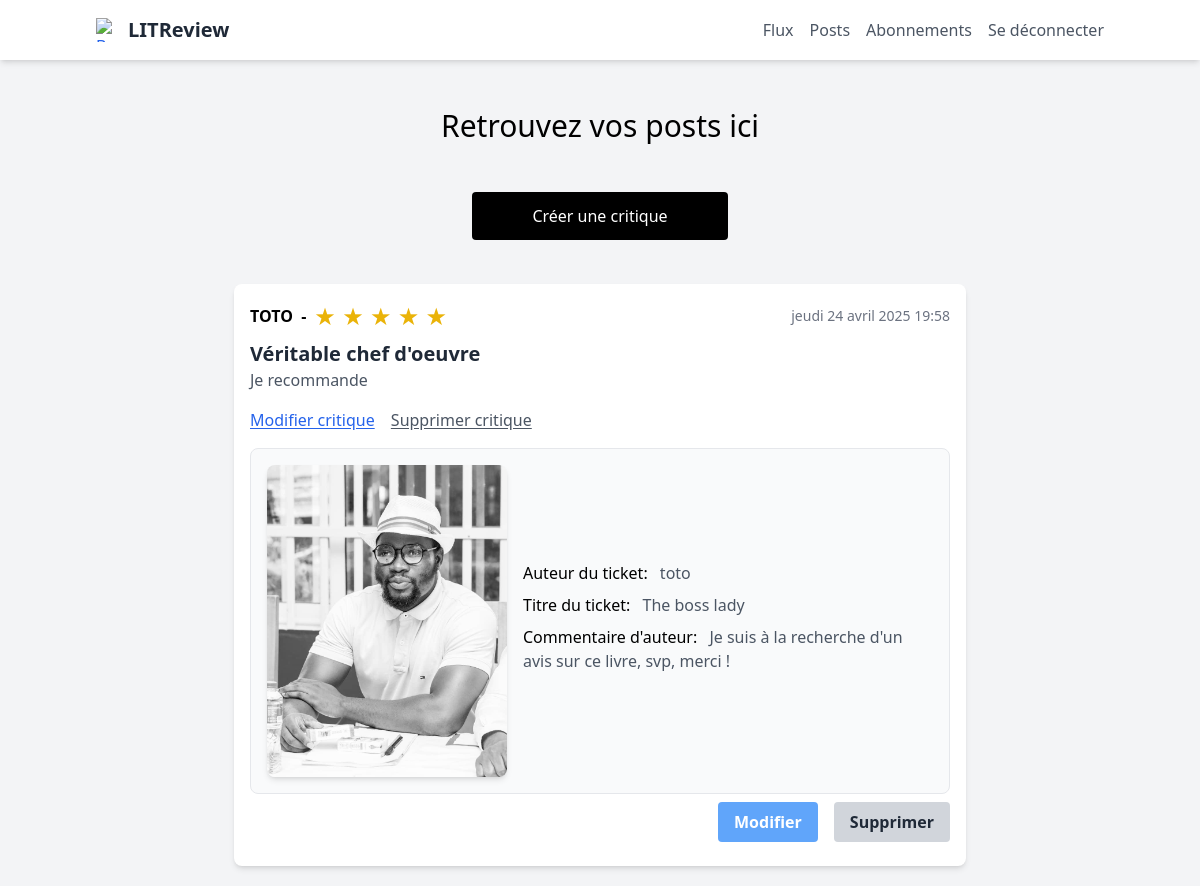
The app's page /posts/ (signed in), older data.
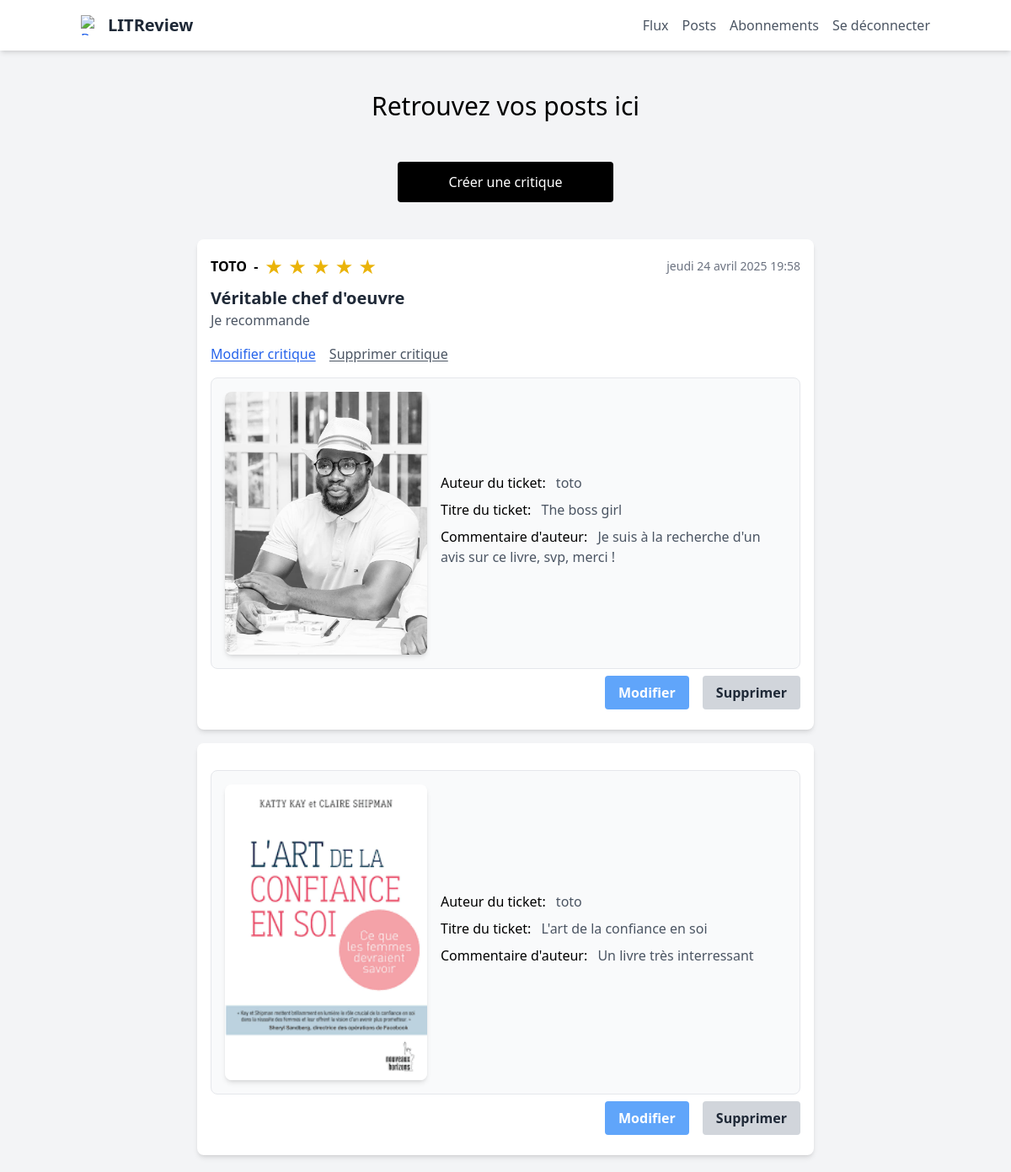
The same page, newer data.
### review/models.py (models this page shows)
class Review(models.Model):
    ticket = models.ForeignKey(Ticket, on_delete=models.CASCADE, related_name='reviews')
    rating = models.PositiveSmallIntegerField(validators=[MinValueValidator(0), MaxValueValidator(5)])
    user = models.ForeignKey(settings.AUTH_USER_MODEL, on_delete=models.CASCADE)
    headline = models.CharField(max_length=128)
    body = models.TextField(max_length=8192, blank=True)
    time_created = models.DateTimeField(auto_now_add=True)

### authentication/models.py (models this page shows)
class User(AbstractUser):
    ROLE_CHOICES = (
        ('user', 'Utilisateur'),
        ('admin', 'Administrateur'),
    )
    role = models.CharField(max_length=10, choices=ROLE_CHOICES, default='user', verbose_name='Rôle')

### ticket/models.py (models this page shows)
class Ticket(models.Model):
    photo = models.ForeignKey(Photo, null=True, on_delete=models.SET_NULL, blank=True)
    title = models.CharField(max_length=128)
    content = models.CharField(max_length=5000)
    author = models.ForeignKey(settings.AUTH_USER_MODEL, on_delete=models.CASCADE)
    time_created = models.DateTimeField(auto_now_add=True)
    starred = models.BooleanField(default=False)
    delete = models.BooleanField(default=False)

class Photo(models.Model):
    image = models.ImageField()
    uploader = models.ForeignKey(settings.AUTH_USER_MODEL, on_delete=models.CASCADE)
    time_created = models.DateTimeField(auto_now_add=True)

### ticket/views.py (the view)
# urls.py: path('posts/', ticket.views.posts, name='posts'),
@login_required
def posts(request):
    tickets = models.Ticket.objects.filter(author=request.user,delete=False)
    context = {'tickets': tickets}
    return render(request, 'ticket/posts.html', context)

### ticket/templates/ticket/posts.html (shortened to what this page needs)
{% extends 'base.html' %}
{% load static %}
{% block content %}
<div class="px-28 bg-gray-100">
    <p class="text-3xl py-12 flex justify-center">Retrouvez vos posts ici</p>
    <div class="flex justify-center space-x-4 gap-8 mb-6">
        <a href="{% url 'create-ticket' %}">
            <button class="px-6 py-3 w-64 rounded text-white bg-black">
                Créer une critique
            </button>
        </a>
    </div>
    {% if message != None %}
    <p class="message">{{ message }}</p>
{% else %}
    <div class="ticket-section flex flex-wrap justify-center gap-4 py-5">
        {% for ticket in tickets %}
            <div class="bg-white shadow-md rounded-lg p-4 md:w-3/4">
                {% if ticket.reviews.all %}
                    {% for review in ticket.reviews.all %}
                        <div class="review_section">
                            <div class="md:flex justify-between items-center mb-2">
                                <div class="md:flex items-center">
                                    <span class="text-1xl font-bold mr-2 uppercase">{{ review.user.username }} &nbsp;-</span>
                                    <span class="text-yellow-500 mr-2 text-2xl">
                                        {% for i in "12345" %}
                                            {% if forloop.counter <= review.rating %}
                                                ★
                                            {% else %}
                                                <span class="text-gray-300">★</span>
                                            {% endif %}
                                        {% endfor %}
                                    </span>
                                </div>
                                <span class="text-gray-500 text-sm">
                                    {{ review.time_created|date:"l j F Y H:i" }}
                                </span>
                            </div>
                            <div class="review_body">
                                <div class="part1">
                                    <h2 class="text-xl font-bold text-gray-800">{{ review.headline }}</h2>
                                    <p class="text-gray-600 mb-4">{{ review.body }}</p>
                                </div>
                                {% if review.user == user %}
                                    <div class="part2 my-2">
                                        <a class="update" href="{% url 'update-review' ticket.id review.id %}">
                                            <button class="text-blue-600 underline underline-offset-2 font-medium rounded mr-3">
                                                Modifier critique
                                            </button>
                                        </a>
                                        <form method="POST" action="{% url 'review_delete' ticket.id %}" style="display:inline;">
                                            <button type="submit" class="text-gray-600 font-medium underline underline-offset-2 rounded">
                                                Supprimer critique
                                            </button>
                                        </form>
                                    </div>
                                {% endif %}
                            </div>
                        </div>
                    {% endfor %}
                {% endif %}
                <div class="md:flex items-center border rounded-lg p-4 bg-gray-50 space-x-4 w-100 mt-4">
                    <img src="{{ ticket.photo.image.url }}" alt="Ticket image" class="w-60 h-auto rounded-lg shadow-md">
                    <div>
                        <div class="mb-2">
                            <span class="font-medium mr-2">Auteur du ticket:</span>
                            <span class="text-gray-600">{{ ticket.author }}</span>
                        </div>
                        <div class="mb-2">
                            <span class="font-medium mr-2">Titre du ticket:</span>
                            <span class="text-gray-600">{{ ticket.title }}</span>
                        </div>
                        <div class="mb-2">
                            <span class="font-medium mr-2">Commentaire d'auteur:</span>
                            <span class="text-gray-600">{{ ticket.content }}</span>
                        </div>
                    </div>
                </div>
                <div class="buttons flex justify-end gap-4 py-2">
                    <a href="{% url 'ticket_update' ticket.id %}" class="update">
                        <button class="bg-blue-400 text-white font-bold py-2 px-4 rounded">
                            Modifier
                        </button>
                    </a>
                    <form method="POST" action="{% url 'ticket_delete' ticket.id %}">
                        <button type="submit" class="delete bg-gray-300 hover:bg-gray-400 text-gray-800 font-bold py-2 px-4 rounded">
                            Supprimer
                        </button>
                    </form>
                </div>
            </div>
        {% endfor %}
    </div>
{% endif %}
</div>
{% endblock content %}

### templates/base.html (shortened to what this page needs)
<!DOCTYPE html>
<html lang="fr">
<head>
  <script src="https://cdn.tailwindcss.com"></script>
</head>
<body class="bg-gray-100">
    <nav class="sticky top-0 z-50 flex flex-wrap items-center justify-between py-4 px-24 bg-white shadow-md">
    <div class="flex items-center space-x-2">
        <img
            src="https://cdn-icons-png.flaticon.com/128/3479/3479930.png"
            alt="Book icon"
            class="w-6 h-6 text-blue-600"
        >
        <span class="text-xl font-bold text-gray-800">LITReview</span>
    </div>
    <div class="hidden w-full md:flex md:w-auto md:space-x-4 md:block" id="mobile-menu">
        <div class="flex flex-col md:flex-row space-y-2 md:space-y-0 md:space-x-4">
            <a href="{%url 'flux'%}" class="text-gray-600 hover:text-blue-600 block md:inline">Flux</a>
            <a href="{%url 'posts'%}" class="text-gray-600 hover:text-blue-600 block md:inline">Posts</a>
            <a href="{%url 'follows'%}" class="text-gray-600 hover:text-blue-600 block md:inline">Abonnements</a>
            <a href="{% url 'logout' %}" class="text-gray-600 hover:text-blue-600 block md:inline">Se déconnecter</a>
        </div>
    </div>
</nav>
{% block content %} {% endblock content %}
</body>
</html>

Row changes from the older to the newer data that the page shows:
changed Ticket "Je suis à la recherche d'un avis sur ce livre, svp, merci !": title "The boss lady" → "The boss girl"
added Ticket: photo.image (picture), author "toto", title "L'art de la confiance en soi", content "Un livre très interressant"
